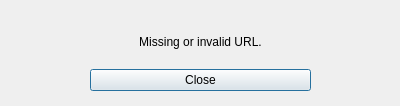
<?xml version="1.0" encoding="UTF-8"?>
<ui version="4.0">
 <class>Dialog</class>
 <widget class="QDialog" name="Dialog">
  <property name="geometry">
   <rect>
    <x>0</x>
    <y>0</y>
    <width>400</width>
    <height>106</height>
   </rect>
  </property>
  <property name="windowTitle">
   <string>Dialog</string>
  </property>
  <widget class="QWidget" name="layoutWidget">
   <property name="geometry">
    <rect>
     <x>90</x>
     <y>20</y>
     <width>221</width>
     <height>71</height>
    </rect>
   </property>
   <layout class="QGridLayout" name="gridLayout">
    <item row="0" column="0">
     <widget class="QLabel" name="InfoLabel">
      <property name="text">
       <string>Missing or invalid URL.</string>
      </property>
      <property name="alignment">
       <set>Qt::AlignCenter</set>
      </property>
     </widget>
    </item>
    <item row="1" column="0">
     <widget class="QPushButton" name="CloseButton">
      <property name="text">
       <string>Close</string>
      </property>
     </widget>
    </item>
   </layout>
  </widget>
 </widget>
 <resources/>
 <connections/>
</ui>
